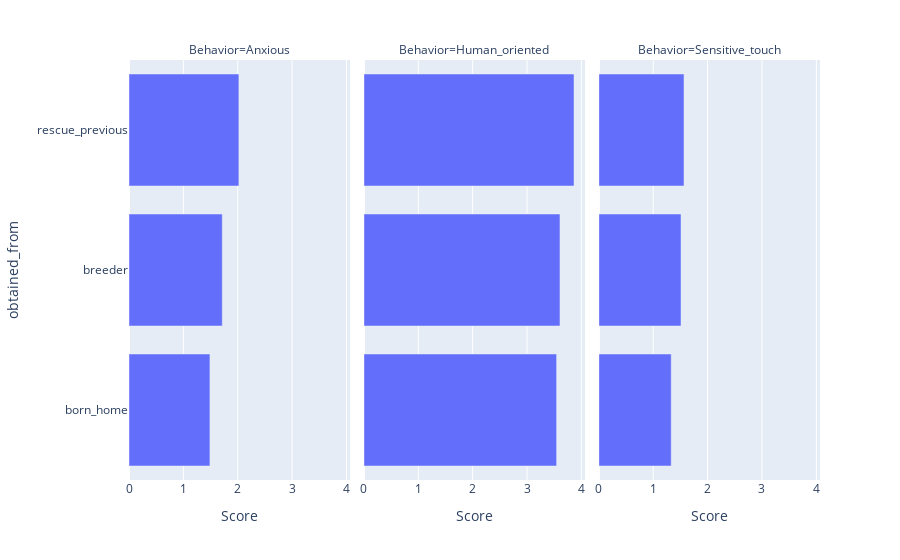

The cell this chart's notebook holds for it:
### Code cell
grid = []
grid.append(sns.FacetGrid(data=dogs, col='obtained_from', sharey=False))
grid[0].map(sns.histplot, "Sensitive_touch")

grid.append(sns.FacetGrid(data=dogs, col='obtained_from', sharey=False))
grid[1].map(sns.histplot, "Anxious")

grid.append(sns.FacetGrid(data=dogs, col='obtained_from', sharey=False))
grid[2].map(sns.histplot, "Human_oriented")

for gr in grid:
    plt.show(gr)

dogs_melted = dogs.melt(id_vars=['obtained_from'], 
                        value_vars=['Sensitive_touch', 'Anxious', 'Human_oriented'],
                        var_name='Behavior', 
                        value_name='Score')

priemery = dogs_melted.groupby(["Behavior", "obtained_from"])["Score"].mean().reset_index()

dogs["interval"] = pd.cut(x = dogs["dog_aggression_score"], bins = np.linspace(dogs["dog_aggression_score"].min(), dogs["dog_aggression_score"].max(), 50))
priemery2 = dogs.groupby("interval", observed = False)["noise_sensitivity_score"].mean().reset_index()

boolseries = dogs.reset_index().groupby("interval", observed= False)["dog.id"].count() < 10

axe = sns.barplot(data=priemery2, x = "interval", y = "noise_sensitivity_score")
sns.stripplot(data = dogs.iloc[list(dogs["interval"].replace(boolseries).fillna(False)), :], x = "interval", y = "noise_sensitivity_score", ax = axe)
labels = np.array(np.round(np.linspace(dogs["dog_aggression_score"].min(), dogs["dog_aggression_score"].max(), 50), decimals = 2), dtype = str)
labels[1::2] = ""
axe.set_xticklabels(labels, rotation = 45)

px.bar(data_frame= priemery, x = "Score", y = "obtained_from", facet_col= "Behavior", facet_col_wrap=3).show()

### Figure 1 — Plotly figure (JSON) as saved in the notebook; plotly's stock layout.template omitted (floating-point values rounded to 4 significant figures)
{"data": [{"hovertemplate": "Behavior=Anxious<br>Score=%{x}<br>obtained_from=%{y}<extra></extra>", "legendgroup": "", "marker": {"color": "#636efa", "pattern": {"shape": ""}}, "name": "", "orientation": "h", "showlegend": false, "textposition": "auto", "type": "bar", "x": [1.489, 1.716, 2.021], "xaxis": "x", "y": ["born_home", "breeder", "rescue_previous"], "yaxis": "y"}, {"hovertemplate": "Behavior=Human_oriented<br>Score=%{x}<br>obtained_from=%{y}<extra></extra>", "legendgroup": "", "marker": {"color": "#636efa", "pattern": {"shape": ""}}, "name": "", "orientation": "h", "showlegend": false, "textposition": "auto", "type": "bar", "x": [3.545, 3.606, 3.864], "xaxis": "x2", "y": ["born_home", "breeder", "rescue_previous"], "yaxis": "y2"}, {"hovertemplate": "Behavior=Sensitive_touch<br>Score=%{x}<br>obtained_from=%{y}<extra></extra>", "legendgroup": "", "marker": {"color": "#636efa", "pattern": {"shape": ""}}, "name": "", "orientation": "h", "showlegend": false, "textposition": "auto", "type": "bar", "x": [1.33, 1.511, 1.566], "xaxis": "x3", "y": ["born_home", "breeder", "rescue_previous"], "yaxis": "y3"}], "layout": {"annotations": [{"font": {}, "showarrow": false, "text": "Behavior=Anxious", "x": 0.16, "xanchor": "center", "xref": "paper", "y": 1, "yanchor": "bottom", "yref": "paper"}, {"font": {}, "showarrow": false, "text": "Behavior=Human_oriented", "x": 0.5, "xanchor": "center", "xref": "paper", "y": 1, "yanchor": "bottom", "yref": "paper"}, {"font": {}, "showarrow": false, "text": "Behavior=Sensitive_touch", "x": 0.84, "xanchor": "center", "xref": "paper", "y": 1, "yanchor": "bottom", "yref": "paper"}], "barmode": "relative", "legend": {"tracegroupgap": 0}, "margin": {"t": 60}, "xaxis": {"anchor": "y", "domain": [0, 0.32], "title": {"text": "Score"}}, "xaxis2": {"anchor": "y2", "domain": [0.34, 0.66], "matches": "x", "title": {"text": "Score"}}, "xaxis3": {"anchor": "y3", "domain": [0.68, 1.0], "matches": "x", "title": {"text": "Score"}}, "yaxis": {"anchor": "x", "domain": [0, 1], "title": {"text": "obtained_from"}}, "yaxis2": {"anchor": "x2", "domain": [0, 1], "matches": "y", "showticklabels": false}, "yaxis3": {"anchor": "x3", "domain": [0, 1], "matches": "y", "showticklabels": false}}}
